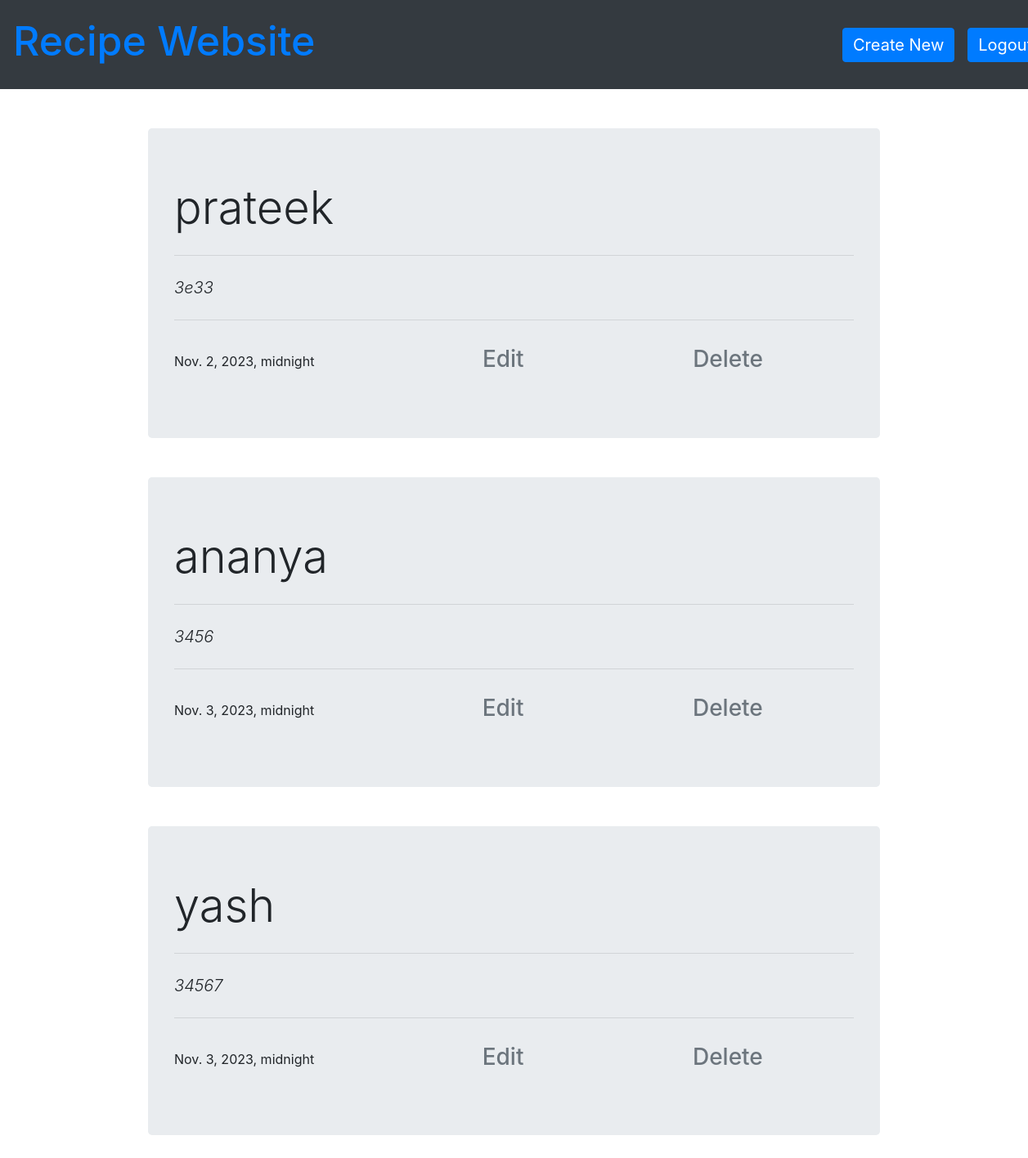
The app's page /home/ (signed in) with its own data.
### recipeapp/models.py (models this page shows)
class CreateRecipe(models.Model):
    Name = models.CharField(max_length=100)
    Detail = models.TextField(max_length=2000)
    Date = models.DateField( ("DATE"), default = date.today)

### recipeapp/views.py (the view)
# urls.py: path('home/',views.HomePage,name='home'),
@login_required(login_url='login')
def HomePage(request):
    recipedata = CreateRecipe.objects.all()
    data = {'recipedata':recipedata}
    return render(request, 'home.html',data)

### templates/home.html (shortened to what this page needs)
<!DOCTYPE html>
<html lang="en">
  <head>
    <link
      rel="stylesheet"
      href="https://cdn.jsdelivr.net/npm/bootstrap@4.3.1/dist/css/bootstrap.min.css"
    />
  </head>
  <body>
    <nav class="navbar navbar-expand-lg navbar-dark bg-dark">
        <h1 class="navbar-brand" style="font-size:50px;"><a href="{% url 'home' %}">Recipe Website</a></h1>
        <a href="{% url 'create' %}" class="btn btn-primary navbar-brand" style="margin-left:50vw;">Create New</a>
        <a href="{% url 'logout' %}" class="btn btn-primary navbar-brand">Logout</a>
    </nav>
  {% for n in recipedata %}
    <div class="container">
      <div class="col-md-10 offset-md-1 mt-5">
          <div class="jumbotron">
              <h1 class="display-4">{{n.Name}}</h1>
              <hr class="my-4">
              <p class="lead font-italic">{{n.Detail}}</p>
              <hr class="my-4">
              <span > {{n.Date}}
                <a href="{% url 'update' n.id %}" class="btn text-secondary px-0">
                  <h3 style="padding-left:200px">Edit</h3>
                </a>
                <a href="{% url 'delete' n.id %}" class="btn text-secondary px-0" class="d-inline">
                  <h3 style="padding-left:200px">Delete</h3>
                </a>
          </div>
      </div>
    </div>
    {% endfor %}
  </body>
</html>

### records on screen
CreateRecipe: Name "prateek", Detail "3e33", Date "Nov. 2, 2023, midnight"
CreateRecipe: Name "ananya", Detail "3456", Date "Nov. 3, 2023, midnight"
CreateRecipe: Name "yash", Detail "34567", Date "Nov. 3, 2023, midnight"
